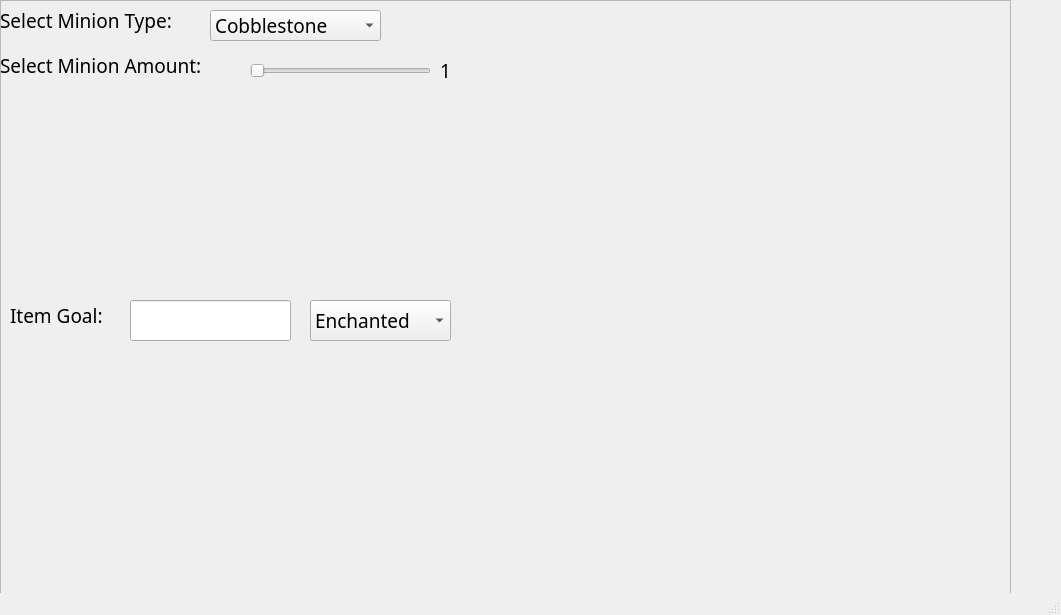
<?xml version="1.0" encoding="UTF-8"?>
<ui version="4.0">
 <class>MinionCalculator</class>
 <widget class="QMainWindow" name="MinionCalculator">
  <property name="geometry">
   <rect>
    <x>0</x>
    <y>0</y>
    <width>1061</width>
    <height>615</height>
   </rect>
  </property>
  <property name="windowTitle">
   <string>Minion Calculator</string>
  </property>
  <widget class="QWidget" name="centralwidget">
   <widget class="QFrame" name="Frame">
    <property name="geometry">
     <rect>
      <x>0</x>
      <y>0</y>
      <width>1011</width>
      <height>601</height>
     </rect>
    </property>
    <property name="font">
     <font>
      <family>Malgun Gothic</family>
      <pointsize>14</pointsize>
     </font>
    </property>
    <property name="frameShape">
     <enum>QFrame::StyledPanel</enum>
    </property>
    <property name="frameShadow">
     <enum>QFrame::Raised</enum>
    </property>
    <widget class="QLabel" name="Selectminiontypelabel">
     <property name="geometry">
      <rect>
       <x>0</x>
       <y>0</y>
       <width>211</width>
       <height>41</height>
      </rect>
     </property>
     <property name="text">
      <string>Select Minion Type: </string>
     </property>
    </widget>
    <widget class="QComboBox" name="Minionchoosecombo">
     <property name="geometry">
      <rect>
       <x>210</x>
       <y>10</y>
       <width>171</width>
       <height>31</height>
      </rect>
     </property>
     <item>
      <property name="text">
       <string>Cobblestone</string>
      </property>
     </item>
     <item>
      <property name="text">
       <string>Obsidian</string>
      </property>
     </item>
    </widget>
    <widget class="QLabel" name="SelectMinionamountlabel">
     <property name="geometry">
      <rect>
       <x>0</x>
       <y>50</y>
       <width>251</width>
       <height>31</height>
      </rect>
     </property>
     <property name="text">
      <string>Select Minion Amount: </string>
     </property>
    </widget>
    <widget class="QSlider" name="Minionamountslider">
     <property name="geometry">
      <rect>
       <x>250</x>
       <y>60</y>
       <width>181</width>
       <height>22</height>
      </rect>
     </property>
     <property name="minimum">
      <number>1</number>
     </property>
     <property name="maximum">
      <number>24</number>
     </property>
     <property name="pageStep">
      <number>3</number>
     </property>
     <property name="orientation">
      <enum>Qt::Horizontal</enum>
     </property>
    </widget>
    <widget class="QLabel" name="Slidervaluelabel">
     <property name="geometry">
      <rect>
       <x>440</x>
       <y>60</y>
       <width>101</width>
       <height>21</height>
      </rect>
     </property>
     <property name="text">
      <string>1</string>
     </property>
    </widget>
    <widget class="QLabel" name="ItemgoalLabel">
     <property name="geometry">
      <rect>
       <x>10</x>
       <y>300</y>
       <width>111</width>
       <height>31</height>
      </rect>
     </property>
     <property name="text">
      <string>Item Goal: </string>
     </property>
    </widget>
    <widget class="QLineEdit" name="GoalinputLineedit">
     <property name="geometry">
      <rect>
       <x>130</x>
       <y>300</y>
       <width>161</width>
       <height>41</height>
      </rect>
     </property>
    </widget>
    <widget class="QComboBox" name="itemtypechoosecombo">
     <property name="geometry">
      <rect>
       <x>310</x>
       <y>300</y>
       <width>141</width>
       <height>41</height>
      </rect>
     </property>
     <item>
      <property name="text">
       <string>Enchanted</string>
      </property>
     </item>
     <item>
      <property name="text">
       <string>Normal</string>
      </property>
     </item>
    </widget>
   </widget>
  </widget>
  <widget class="QMenuBar" name="menubar">
   <property name="geometry">
    <rect>
     <x>0</x>
     <y>0</y>
     <width>1061</width>
     <height>26</height>
    </rect>
   </property>
  </widget>
  <widget class="QStatusBar" name="statusbar"/>
 </widget>
 <resources/>
 <connections/>
</ui>
